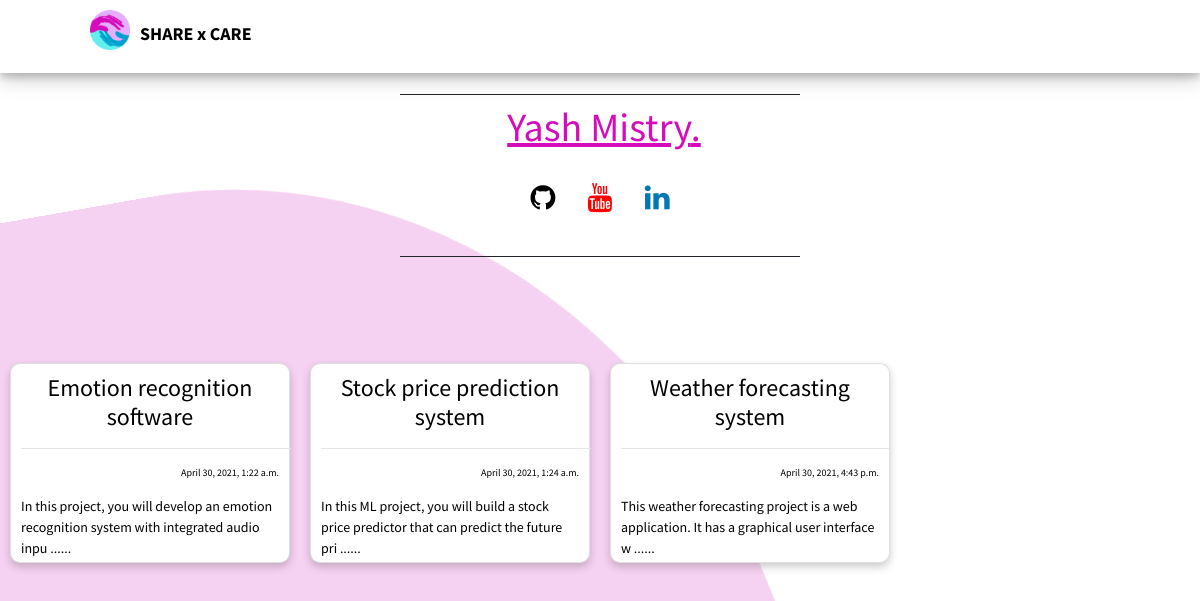
The page /user_profile (signed in) on the database its author committed.
### sharexcare/models.py (models this page shows, shortened)
class user(models.Model):
    name = models.CharField(max_length=40,blank=True)
    username = models.CharField(max_length=15)
    email = models.EmailField()
    password = models.CharField(max_length=25)
    github = models.URLField(blank=True)
    youtube = models.URLField(blank=True)
    linkedin = models.URLField(blank=True)

class post(models.Model):
    title = models.CharField(max_length=40, blank=True)
    body = models.TextField(max_length=900, blank=True)
    created_on = models.DateTimeField(auto_now_add=True, verbose_name='date published')
    author = models.ForeignKey(user, on_delete=models.DO_NOTHING)

### sharexcare/views.py (the view)
# urls.py: url(r'user_profile',views.loggedin_users_profile_view,name='user_profile_view'),
def loggedin_users_profile_view(request):
    datacontext = {}
    usr = request.session['username']
    user_info = user.objects.filter(username=usr).values('name','username','email','github','youtube','linkedin')
    user_info = list(user_info)
    datacontext['name'] = user_info[0]['name']
    datacontext['username'] = user_info[0]['username']
    datacontext['email'] = user_info[0]['email']
    datacontext['github'] = user_info[0]['github']
    datacontext['youtube'] = user_info[0]['youtube']
    datacontext['linkedin'] = user_info[0]['linkedin']
    post_info = user.objects.filter(username=usr).values('post').count()
    fetch_id = user.objects.filter(username=usr).values('post')
    fetch_id = list(fetch_id)
    post_id = [i['post'] for i in fetch_id]
    user_post = post.objects.filter(id__in=post_id).values('title','created_on','body')
    user_post = list(user_post)
    datacontext['post_count'] = post_info
    datacontext['posts'] = fetch_id
    post_title = [ i['title'] for i in user_post ]
    post_created_on = [ i['created_on'] for i in user_post ]
    post_body = [ i['body'][:90] for i in user_post ]
    datacontext['POSTS'] = zip(post_title,post_created_on,post_body)
    return render(request,"viewprofile.html",datacontext)

### templates/viewprofile.html (shortened to what this page needs)
{% load static %}
{% include 'explore/navbar.html' %}
{% include 'wave.html' %}
<!DOCTYPE html>
<html>
<head>
	<link rel="stylesheet" href="{% static 'css/style.css' %}">
	<link rel="stylesheet" href="https://cdnjs.cloudflare.com/ajax/libs/font-awesome/4.7.0/css/font-awesome.min.css">
	<link rel="stylesheet" href="https://stackpath.bootstrapcdn.com/bootstrap/4.5.2/css/bootstrap.min.css">
</head>
<body>
	<div id="profile_box">
		<div id="profile_name">
			<u><h1>{{ name }}.</h1></u>
		</div><br>
		<div style="text-align: center;">
			<a href="{{github}}" target="_blank" id="profile_view"><i class="fa fa-github" style="font-size: 29px; color:black"></i></a>
			<a href="{{youtube}}" target="_blank" id="profile_view"><i class="fa fa-youtube" style="font-size: 29px; padding-left: 1em; color:#FF0000; "></i></a>
			<a href="{{linkedin}}" target="_blank" id="profile_view"><i class="fa fa-linkedin" style="font-size: 29px; padding-left: 1em; color:#0077b5; padding-bottom: 20px;"></i></a>
		</div>
		 <br>
	</div>
	<br><br><br><br>
	{% for title_,created_on_,body_ in POSTS %}
		<a href="{% url 'feed_read' title_ %}">
		<div class="cardContainer">
			<div class="card" >
				<center><h4>{{title_}} <hr></h4></center>
				<p style="text-align: right;">{{ created_on_ }}</p>
				<span style="font-size: 14px;">{{ body_ }} ......</span>
			</div>
		</a>
	{% endfor %}
</body>
</html>

### templates/explore/navbar.html (shortened to what this page needs)
{% load static %}
<!DOCTYPE html>
<html>
<head>
	<link rel="stylesheet" href="{% static 'css/style.css' %}">
</head>
<body>
    <div class="navbar_class">
        <nav class="navbar_navs">
            <a href="{% url 'explorepage' %}"><img id="navbar_logo" src="{% static 'img/main-logo.png' %}" /><span id="navbar_brand_name">SHARE x CARE</span> </a>
        </nav>
    </div>
</body>
</html>

### templates/wave.html (shortened to what this page needs)
<!DOCTYPE html>
<html>
<head>
</head>
<body >
</body>
</html>

### static/css/style.css (style rules this page uses)
:root { --primary-color: #0275d8; --primary-light: #cce3f7; }
* { padding: 0; margin: 0; font-family: 'Source Sans Pro', sans-serif; }
body { background: #f9f9f9; }
hr { border: none; width: 270px; height: 1px; background: #ffffff; margin: 20px 0 30px 0; }
.navbar_class { background-color:#ffffff; height: 73px; box-shadow: 0 4px 8px 0 rgba(0, 0, 0, 0.2), 0 6px 20px 0 rgba(0, 0, 0, 0.19); position: fixed; width: 100%; top: 0; z-index: 1; }
#navbar_logo { height: 50px; padding-left: 90px; padding-top: 10px; }
#navbar_brand_name { padding: 5px; padding-left: 10px; position: absolute; top: 15px; color: black; font-weight: bold; font-family: 'Source Sans Pro', sans-serif; font-size: 18px; }
#profile_box { border-top: 1px solid; border-bottom: 1px solid; margin-right: 400px; margin-left: 400px; margin-top: 70px; }
#profile_name { color: #d60bbc; margin-top: 8px; margin-left: 8px; text-align: center; }

### templates/viewprofile.html (style rules this page uses)
body { font-family: "Segoe UI", Tahoma, Geneva, Verdana, sans-serif; }
* { box-sizing: border-box; }
.card { box-shadow: 0 4px 8px 0 rgba(0, 0, 0, 0.2); color: black; float: left; width: calc(25% - 20px); padding: 10px; border-radius: 10px; margin: 10px; height: 200px; }
.card p { font-size: 10px; }
.cardContainer:after { content: ""; display: table; clear: both; }

### rows shown on the page
user: name "Yash Mistry"
post: title "Emotion recognition software", created_on_ "April 30, 2021, 1:22 a.m.", body_ "In this project, you will develop an emotion recognition system with integrated audio inpu"
post: title "Stock price prediction system", created_on_ "April 30, 2021, 1:24 a.m.", body_ "In this ML project, you will build a stock price predictor that can predict the future pri"
post: title "Weather forecasting system", created_on_ "April 30, 2021, 4:43 p.m.", body_ "This weather forecasting project is a web application. It has a graphical user interface w"
